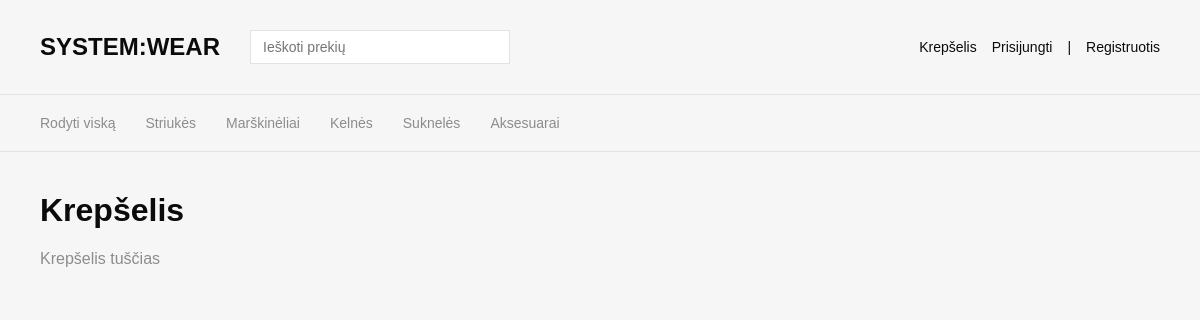
Screenshot of /SYSTEMWEAR/cart/view.php with the database file from the repository.
### tables this page shows
CREATE TABLE `kategorijos` (
  `id` int(11) NOT NULL,
  `pavadinimas` varchar(100) NOT NULL,
  `aprasymas` text DEFAULT NULL
);

### SYSTEMWEAR/cart/view.php (the view, shortened to what this page needs)
<?php
require '../config/db.php';
$cart = $_SESSION['cart'] ?? [];
$kategorijos = $pdo->query("SELECT * FROM kategorijos")->fetchAll();
$cartCount = 0;
?>
<!DOCTYPE html>
<html lang="lt">
<head>
</head>
<body>
<header>
    <div class="header-left">
        <h1><a href="../index.php">SYSTEM:WEAR</a></h1>
        <form method="get" action="../index.php" class="header-search">
            <input type="text" name="q" placeholder="Ieškoti prekių">
        </form>
    </div>
    <div class="header-right">
        <a href="view.php">Krepšelis<?= $cartCount ? " ($cartCount)" : '' ?></a>
        <?php if (isset($_SESSION['user_id'])): ?>
            <?= htmlspecialchars($_SESSION['user_name']) ?> |
            <a href="../auth/change_password.php">Keisti slaptažodį</a> |
            <a href="../auth/logout.php">Atsijungti</a>
        <?php else: ?>
            <a href="../auth/login.php">Prisijungti</a> |
            <a href="../auth/register.php">Registruotis</a>
        <?php endif; ?>
    </div>
</header>
<nav class="categories">
    <a href="../index.php">Rodyti viską</a>
    <?php foreach ($kategorijos as $kat): ?>
        <a href="../index.php?kategorija=<?= $kat['id'] ?>">
            <?= htmlspecialchars($kat['pavadinimas']) ?>
        </a>
    <?php endforeach; ?>
</nav>
<main>
    <h1>Krepšelis</h1>
    <?php if (!$cart): ?>
        <p class="empty">Krepšelis tuščias</p>
    <?php endif; ?>
</main>
</body>
</html>

### SYSTEMWEAR/cart/view.php (style rules this page uses)
:root { --bg:#f6f6f6; --card:#ffffff; --text:#0b0b0b; --muted:#8c8c8c; --line:#e2e2e2; --accent:#00f0ff; }
* { box-sizing:border-box; }
body { margin:0; font-family: Arial, Helvetica, sans-serif; background:var(--bg); color:var(--text); }
a { text-decoration:none; color:inherit; }
header { padding:30px 40px; border-bottom:1px solid var(--line); display:flex; justify-content:space-between; align-items:center; }
.header-left { display:flex; align-items:center; gap:30px; }
.header-left h1 { margin:0; font-size:24px; }
.header-search input { padding:8px 12px; border:1px solid var(--line); font-size:14px; width:260px; }
.header-right { display:flex; align-items:center; gap:15px; font-size:14px; }
nav.categories { display:flex; gap:30px; padding:20px 40px; border-bottom:1px solid var(--line); }
nav.categories a { font-size:14px; color:var(--muted); }
main { max-width:1200px; margin:auto; padding:40px; }
h1 { margin-top:0; }
.empty { color:var(--muted); }

### rows the page displays
kategorijos: pavadinimas "Striukės"
kategorijos: pavadinimas "Marškinėliai"
kategorijos: pavadinimas "Kelnės"
kategorijos: pavadinimas "Suknelės"
kategorijos: pavadinimas "Aksesuarai"
